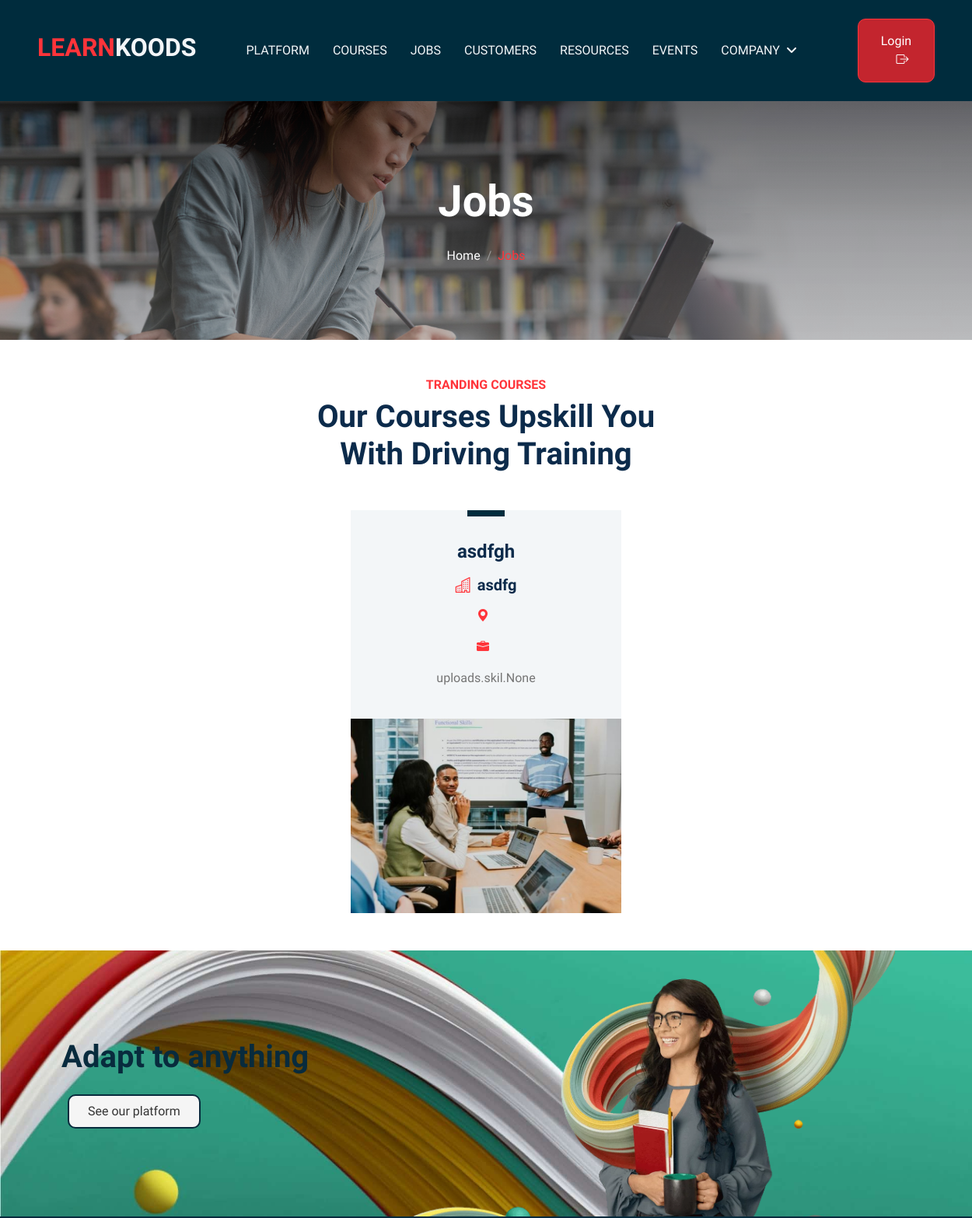
The app's page /jobs/ (upper part), older data.
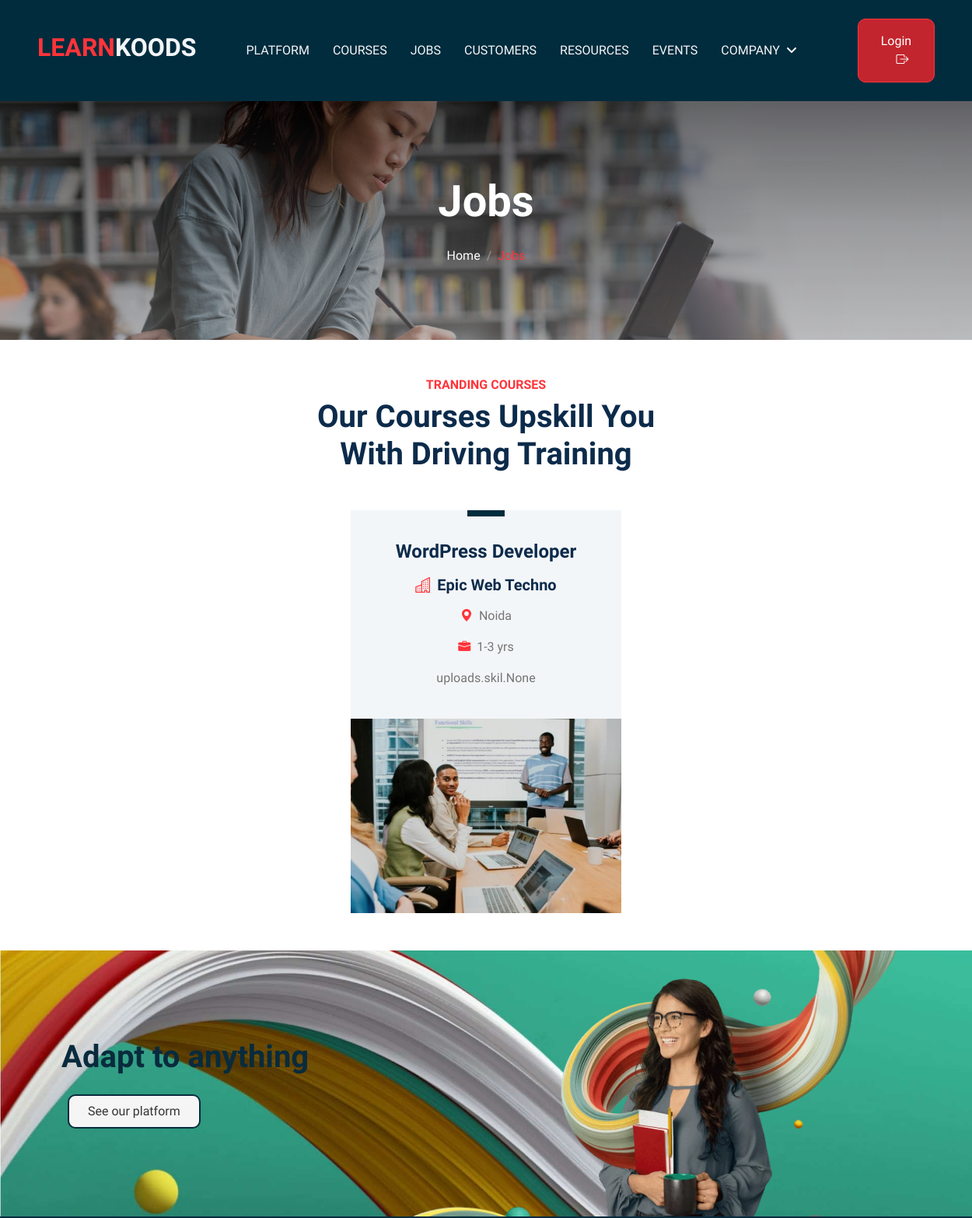
The same page, newer data.
### jobs/models.py (models this page shows, shortened)
class Job(models.Model):
    user = models.ForeignKey(User, on_delete=models.CASCADE,null=True,blank=True,default=None)
    category = models.ForeignKey(Category,on_delete=models.CASCADE,null = True)
    job_title = models.CharField(max_length=100)
    job_type = models.CharField(choices=JOB_TYPE,default=None, null = True,max_length=1)
    exp_required = models.CharField(max_length=100)
    skills_req =  models.ManyToManyField(skil)
    job_des = HTMLField(blank=True, null=True)
    salary = models.CharField(max_length=20)
    company = models.CharField(max_length=100,null=False,default=None)
    location = models.CharField(max_length=250)
    company_desc = HTMLField(blank=True, null=True)
    url = models.URLField(max_length=200)
    last_update = models.DateField()
    timestamp = models.DateTimeField(auto_now=True)
    job_image = models.ImageField(upload_to='job/', default = "job/jobs-1.jpg")
    job_slug = AutoSlugField(populate_from = 'job_title',unique=True,null=True,default=None)
    is_published = models.BooleanField(default=False)
    is_closed = models.BooleanField(default=False)

### koods/views.py (the view, shortened to what this page needs)
# urls.py: path('jobs/', views.Jobs),
def Jobs(request):
    jobData = Job.objects.all()
    data={
        'title':'Jobs',
        'jobData':jobData
    }
    return render(request,"jobs.html",data)

### templates/jobs.html (shortened to what this page needs)
{% extends 'base.html' %}
{% block content %}
  <section>
    <div class="container-fluid page-header py-6 mt-6 mt-0 wow fadeIn" data-wow-delay="0.1s">
      <div class="container text-center">
        <h1 class="display-4 text-white animated slideInDown mb-4">Jobs</h1>
        <nav aria-label="breadcrumb animated slideInDown">
          <ol class="breadcrumb justify-content-center mb-0">
            <li class="breadcrumb-item">
              <a class="text-white" href="/">Home</a>
            </li>
            <li class="breadcrumb-item text-primary active" aria-current="page">Jobs</li>
          </ol>
        </nav>
      </div>
    </div>
    <div class="container-xxl">
      <div class="container my-5">
        <div class="text-center mx-auto mb-5 wow fadeInUp" data-wow-delay="0.1s" style="max-width: 500px;">
          <h6 class="text-primary text-uppercase mb-2">Tranding Courses</h6>
          <h1 class="display-6 mb-4">Our Courses Upskill You With Driving Training</h1>
        </div>
        <div class="row g-4 justify-content-center">
          {% for n in jobData %}
            <div class="col-lg-4 col-md-6 wow fadeInUp" data-wow-delay="0.1s">
              <div class="courses-item d-flex flex-column bg-light overflow-hidden h-100">
                <div class="text-center p-4 pt-0">
                  <div class="d-inline-block bg-primary text-white fs-5 py-1 px-4 mb-4">
                  </div>
                  <h4 class="mb-3">{{ n.job_title }}</h4>
                  <h5 class="mb-3"><i class="bi bi-building text-primary me-2"></i>{{ n.company }}</h5>
                  <p class="mb-3">
                    <i class="bi bi-geo-alt-fill text-primary me-2"></i>{{ n.location }}
                  </p>
                  <p class="mb-3">
                    <i class="bi bi-briefcase-fill text-primary me-2"></i>{{ n.exp_required }}
                  </p>
                  <p class="mb-3">
                  {{ n.skills_req }}
                  </p>
                </div>
                <div class="position-relative mt-auto">
                  {% if n.job_image != null %}
                    <img class="img-fluid-new" src="/media/{{ n.job_image }}" alt="" />
                  {% endif %}
                </div>
              </div>
            </div>
          {% endfor %}
        </div>
      </div>
    </div>
  </section>
{% endblock %}

### templates/base.html
{% include "header.html" %}
{% block content %}
{% endblock %}
{% include "footer.html" %}

### templates/header.html (shortened to what this page needs)
<!DOCTYPE html>
<html lang="en">
<head>
    <link href="https://cdn.jsdelivr.net/npm/select2@4.1.0-rc.0/dist/css/select2.min.css" rel="stylesheet" />
    <link href="https://cdnjs.cloudflare.com/ajax/libs/font-awesome/6.4.0/css/all.min.css" rel="stylesheet">
    <link href="https://cdn.jsdelivr.net/npm/bootstrap-icons@1.4.1/font/bootstrap-icons.css" rel="stylesheet">
    <link rel="stylesheet" href="https://cdnjs.cloudflare.com/ajax/libs/slick-carousel/1.8.1/slick.css" />
    <link rel="stylesheet" href="https://cdnjs.cloudflare.com/ajax/libs/slick-carousel/1.8.1/slick-theme.css" />
    <link href="/static/lib/animate/animate.min.css" rel="stylesheet">
    <link href="/static/lib/owlcarousel/assets/owl.carousel.min.css" rel="stylesheet">
    <link href="/static/css/bootstrap.min.css" rel="stylesheet">
    <link href="/static/css/style.css" rel="stylesheet">
</head>
<body>
    <nav class="navbar navbar-expand-lg     navbar-light sticky-top p-0">
        <a href="/" class="navbar-brand d-flex align-items-center border-end px-4 px-lg-5">
            <h2 class="text-primary  "> LEARN<b class="text-light">KOODS</b></h2>
        </a>
        <div class="collapse  navbar-collapse" id="navbarCollapse">
            <div class="navbar-nav  ms-auto p-4 p-lg-0">
                <a href="/" class="nav-item text-light nav-link  ">Platform</a>
                <a href="/courses" class="nav-item text-light  nav-link">Courses</a>
                <a href="/jobs" class="nav-item text-light nav-link ">Jobs</a>
                <a href="/" class="nav-item text-light  nav-link">Customers</a>
                <a href="/" class="nav-item text-light nav-link ">Resources</a>
                <a href="/" class="nav-item text-light nav-link ">Events</a>
                <div class="nav-item text-light  dropdown">
                    <a href="/" class="nav-link dropdown-toggle text-light" data-bs-toggle="dropdown">Company</a>
                </div>
                {% if user.is_authenticated %}
                <div class="nav-item text-light nav-link profile" onclick="openNav()">{{user.username}}</div>
                <a href="{% url 'logout' %}" class="nav-item text-light nav-link"><i
                        class="bi bi-box-arrow-left"></i></a>
                {% else %}
            </div>
            <a href="/sign-in" class=" py-4 px-lg-5 d-none d-lg-block"><button class="btn btn-primary px-4 py-3">Login<i class="bi bi-box-arrow-right ms-3"> </i></button></a>
            {% endif %}
    </nav>

### templates/footer.html (shortened to what this page needs)
<section>
    <div class="bg-img">
        <div class="container">
            <div class="row align-items-center">
                <div class="col-lg-4">
                    <h2 class="display-6  mb-4">Adapt to anything</h2>
                    <a class="btn btn-grey  mx-2 py-2 px-4" href="">See our platform</a>
                </div>
                <div class="col-lg-8">
                    <img src="/static/images/footer.webp" class="img-fluid" style="  margin: auto;">
                </div>
            </div>
        </div>
    </div>
</section>
</body>
</html>

### static/css/style.css (style rules this page uses)
:root { --primary: #082b3d; --secondary: #757575; --light: #F3F6F8; --dark: #323232 !important; }
.py-6 { padding-top: 6rem; padding-bottom: 6rem; }
h2, .h2 { font-size: 2rem; color: #082b3d; }
.btn { font-weight: 500; transition: .5s; }
.btn.btn-primary, .btn.btn-outline-primary:hover { color: #FFFFFF; }
.navbar.sticky-top { top: -100px; background: #002c3d; transition: .5s; }
.navbar .navbar-brand, .navbar a.btn { height: 80px; }
.navbar .navbar-nav .nav-link { margin-right: 30px; padding: 25px 0; color: var(--dark); font-weight: 500; text-transform: uppercase; outline: none; }
.navbar .dropdown-toggle::after { border: none; content: "\f107"; font-family: "Font Awesome 5 Free"; font-weight: 900; vertical-align: middle; margin-left: 8px; }
.page-header { background: linear-gradient(rgba(0, 0, 0, 0.493), rgba(115, 115, 115, 0.435)), url(/static/images/carousel-1.jpg) center center no-repeat; background-size: cover; }
.breadcrumb-item+.breadcrumb-item::before { color: #999999; }
.btn { border-radius: 10px; }
.btn-grey { background: #f5f5f5; border: solid 2px #082b3d; color: #353535; }
.bg-img { background-image: url("/static/images/bg.jpg"); background-position: center center; background-size: cover; width: 100%; }
h6.text-primary.text-uppercase.mb-2 { color: #ff343a !important; }
.text-primary { color: #ff343a !important; }
.bg-primary { background-color: #002c3d !important; }
.img-fluid-new { width: 100%; height: 250px; object-fit: cover; }

Row changes from the older to the newer data that the page shows:
removed Job: job_title "asdfgh", company "asdfg", skills_req "uploads.skil.None", job_image (picture)
added Job: job_title "WordPress Developer", company "Epic Web Techno", location "Noida", exp_required "1-3 yrs", skills_req "uploads.skil.None", job_image (picture)
